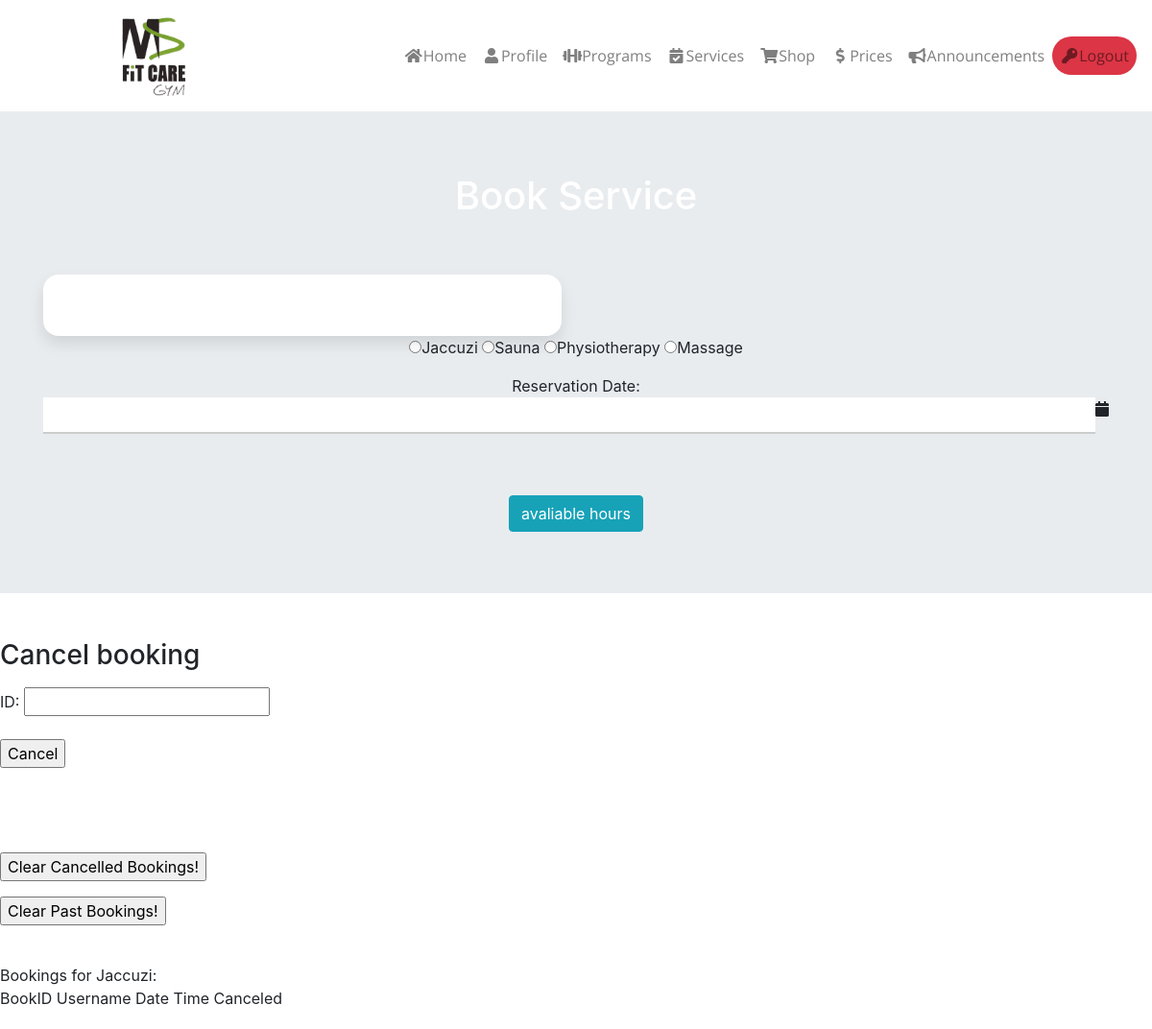
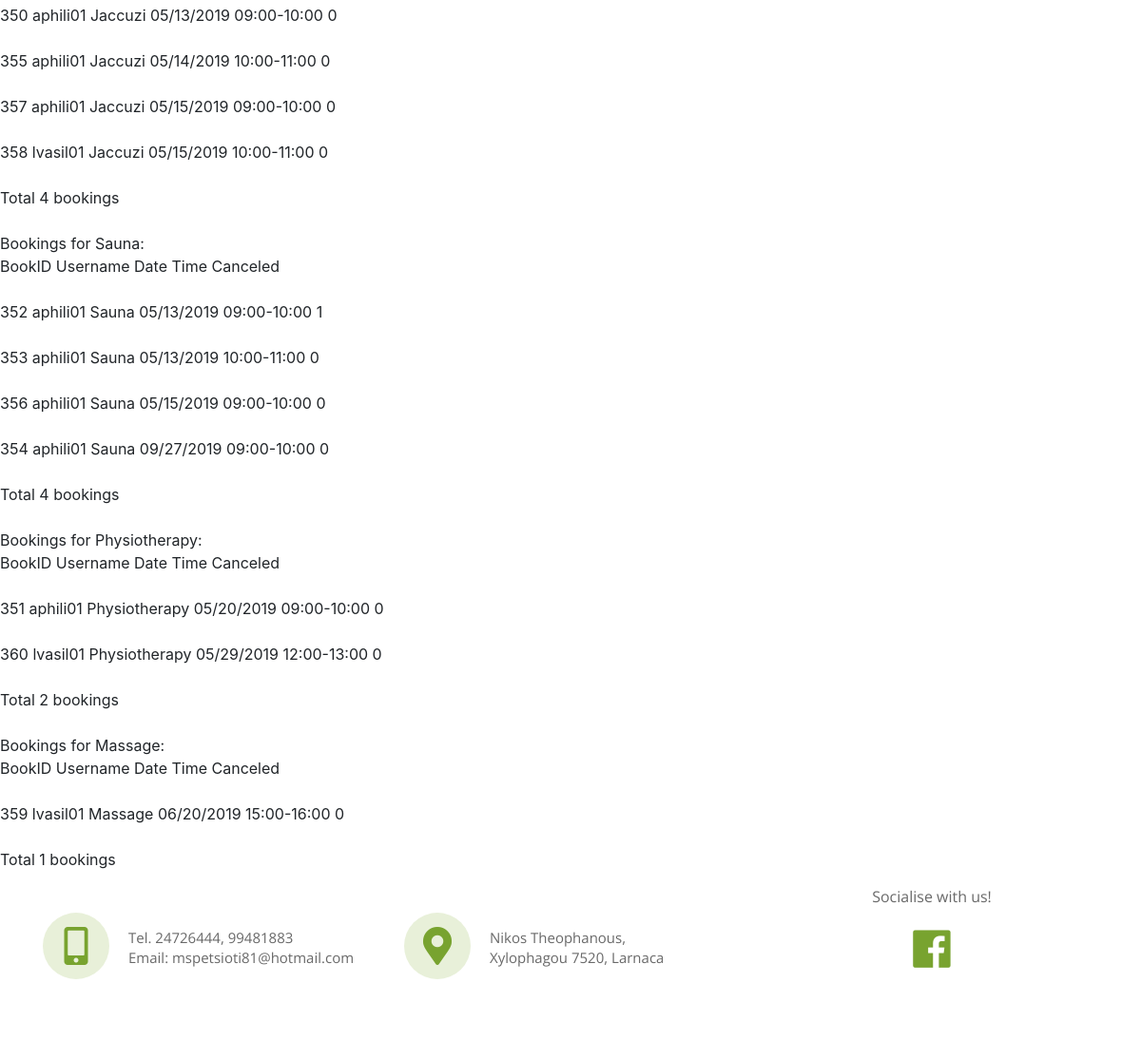
The app's page /registration/index-old.php (signed in) with its own data (2 pictures, top to bottom).
### tables this page shows
CREATE TABLE IF NOT EXISTS `services` (
  `service_id` int(10) NOT NULL AUTO_INCREMENT,
  `title` text NOT NULL,
  `description` text NOT NULL,
  `capacity` int(11) NOT NULL,
  `image` varchar(50) NOT NULL,
  PRIMARY KEY (`service_id`)
);

CREATE TABLE IF NOT EXISTS `book` (
  `id` int(11) unsigned NOT NULL AUTO_INCREMENT,
  `username` varchar(50) NOT NULL,
  `service` varchar(20) NOT NULL,
  `day` int(11) DEFAULT NULL,
  `time` varchar(50) DEFAULT NULL,
  `canceled` int(1) DEFAULT NULL,
  PRIMARY KEY (`id`)
);

### booking/config.php (called while the page is built, shortened)
<?php
	$booktb = "book";
    $servicestb= "services";
?>

### registration/index-old.php (the view, shortened to what this page needs)
<!DOCTYPE html>
<html lang="en">
<head>
  <link rel="stylesheet" href="https://maxcdn.bootstrapcdn.com/bootstrap/4.2.1/css/bootstrap.min.css">
  <link rel="stylesheet" href="https://use.fontawesome.com/releases/v5.6.3/css/all.css">
  <link rel="stylesheet" href="../css/style.css">
     <link rel="stylesheet" href="//code.jquery.com/ui/1.12.1/themes/base/jquery-ui.css">
</head>
<body>
    <?php
    include 'config.php';
	$conn = mysqli_connect($servername, $username, $password,  $dbname);
   ?>
    <?php if (!($_SERVER['HTTP_X_REQUESTED_WITH'] == "com.example.gym")) { ?>
<nav class="navbar navbar-expand-lg navbar-light bg-custom">
  <div class="collapse navbar-collapse" id="navbarSupportedContent">
      <a class="navbar-brand ml-auto mx-auto" href="#">
          <img src="../img/logo-test.png" alt="" width="70" height="90">
        </a>
     <ul class="navbar-nav navbar-light bg-light ml-auto">
      <li class="nav-item">
        <a class="nav-link" href="../index.php"><i class="fas fa-home fa-fw"> </i>Home </a>
      </li>
      <li class="nav-item">
          <a class="nav-link" href="../profile/profile.php"> <i class="fas fa-user fa-fw"></i>Profile</a>
      </li>
     <li class="nav-item">
        <a class="nav-link" href="../programs.html"><i class="fas fa-dumbbell fa-fw"></i>Programs</a>
      </li>
          <li class="nav-item">
        <a class="nav-link" href="../services/services.php"><i class="fas fa-calendar-check fa-fw"></i>Services</a>
      </li>
         <li class="nav-item">
        <a class="nav-link" href="../shop/shop.php"><i class="fas fa-shopping-cart fa-fw"></i>Shop</a>
      </li>
         <li class="nav-item">
        <a class="nav-link" href="../prices/prices.php"><i class="fas fa-dollar-sign fa-fw"></i>Prices</a>
      </li>
         <li class="nav-item">
        <a class="nav-link" href="../announcements/announcement.php"><i class="fas fa-bullhorn fa-fw"></i>Announcements</a>
      </li>
          <li class="nav-item">
             <?php if(!isset($_SESSION['customer_id'])){ ?>
        <a class="nav-link" href="registration/login.php"><i class="fas fa-key fa-fw"></i>Login</a>
            <?php } else { ?>
        <a class="nav-link btn-danger round" id="logout" href="registration/logout.php"><i class="fas fa-key fa-fw"></i>Logout</a>
             <?php } ?>
      </li>
    </ul>
  </div>
</nav>
<?php } ?>
   <div class="jumbotron book-cover jumbotron-fluid" id="top-jumpo">
       <div class="container text-center">
		<form action="index-old.php" method="post">
             <h1 class="text-center welcome">Book Service</h1>
      <div class="row main-content">
    <div class="col-sm-9 col-md-8 col-lg-6">
        <div class="card card-signin">
        <div class="card-body">
            </div>
        </div>
          </div>
            </div>
			 <?php
                $sqls = "SELECT * FROM $servicestb ";
                       $ress = mysqli_query($conn, $sqls);
                ?>
                   <p>
                    <?php
                while (  $rows = mysqli_fetch_assoc($ress) ) {
                       ?>
                        <input name="service" type="radio" value="<?php echo $rows['title']?>" /><?php echo $rows['title'];
                    }
                ?></p>
             Reservation Date:
				 <div class="form-group">
                <div class='input-group date' id='datetimepicker1'>
                    <input type='text' id="from" class="form-control" name="day" />
                    <span class="input-group-addon">
                        <span class="fa fa-calendar"></span>
                    </span>
                </div>
            </div>
                   <br>
            <br>
            <input name="avalable" type="submit" value="avaliable hours" class="btn btn-info"/>
				</form>
          </div>
            </div>
           <br>
    <br>
		<h3>Cancel booking</h3>
		<form action="index-old.php" method="post">
			ID: <input name="id" required="" type="text" /><br />
			<br>
			<p><input name="cancel" type="submit" value="Cancel" /></p>
		</form>
    <br>
    <br>
<?php
include 'config.php';
$role=$_SESSION['role'];
    echo "<br>";
if (($role=="Admin")||($role=="physiotherapist")||($role=="MassageTherapist")){
    ?>
    <form action="index-old.php">
          <p><input name="delete" type="submit" value="Clear Cancelled Bookings!" /></p>
		</form>
    <form action="index-old.php">
          <p><input name="past" type="submit" value="Clear Past Bookings!" /></p>
		</form>
<?php
if ($role=="physiotherapist")  {
    $sql9 = "SELECT COUNT(*) from $booktb WHERE service='Physiotherapy'and canceled=0 ";
         $use = mysqli_query($conn, $sql9);
         $row9 = mysqli_fetch_array($use);
        $userows=$row9[0];
    $sql10 = "SELECT * FROM $booktb WHERE service='Physiotherapy' and canceled=0 Order by day";
			$result10 = mysqli_query($conn, $sql10);
    $c=0;
    if ($userows > 0) {
        echo "<br>";
        echo "Bookings of Physiotherapy: ";
        echo "<br>";
         echo "\tBookID\tUsername\tService\tDate\tTime\t";
         echo "<br>";
        while ($row10 = mysqli_fetch_assoc($result10)) {
            echo "<br>";
           echo $row10["id"]."\t".$row10["service"]."\t";
           echo date('m/d/Y',$row10["day"]);
              echo "\t".$row10["time"];
            echo "<br>";
            $c++;
        }
        echo "<br>";
        echo "Total ".$c." bookings";
    } else {
        echo "<h3>No Bookings of Physiotherapy</h3>";
        }
    echo "<br>";
}else if ($role=="Admin"){
    ?>
 <?php
                $sqls = "SELECT * FROM $servicestb ";
                       $serv = mysqli_query($conn, $sqls);
                while (  $rowser = mysqli_fetch_assoc($serv) ) {
                      $servicet= $rowser['title'];
                        $sql9 = "SELECT COUNT(*) from $booktb WHERE service='$servicet' ";
                        $use = mysqli_query($conn, $sql9);
                        $row9 = mysqli_fetch_array($use);
                        $userows=$row9[0];
                        $sql10 = "SELECT * FROM $booktb WHERE service='$servicet' Order by day";
                        $result10 = mysqli_query($conn, $sql10);
                        $c=0;
                        if ($userows > 0) {
                                echo "<br>";
                                echo "Bookings for ".$servicet.":";
                                echo "<br>";
                                echo "\tBookID\tUsername\tDate\tTime\tCanceled";
                                echo "<br>";
                                while ($row10 = mysqli_fetch_assoc($result10)) {
                                    echo "<br>";
                                    echo $row10["id"]."\t".$row10["username"]."\t".$row10["service"]."\t";
                                    echo date('m/d/Y',$row10["day"]);
                                    echo "\t".$row10["time"]."\t".$row10["canceled"];
                                    echo "<br>";
                                    $c++;
                                }
                                echo "<br>";
                                echo "Total ".$c." bookings";
                                } else {
                            echo "<h3>No Bookings of ".$servicet."</h3>";
                        }
                    echo "<br>";
                }
  }
}
?>
    <footer class="page-footer top-menu color-footer">
      <div class="container">
							<div class="row">
								<div class="col-md-4">
                                 <div class="top-margin">
									<div class="icon"> <i class="fas fa-mobile-alt"></i></div>
                                    <div class="loc">
										<p> Tel. 24726444, 99481883 <br>Email: mspetsioti81@hotmail.com</p>
									</div>
                                    </div>
								</div>
								<div class="col-md-4 ">
                                     <div class="top-margin">
                                   <div class="icon"> <i class="fas fa-map-marker-alt"></i></div>
                                    <div class="loc">
										<p> Nikos Theophanous,<br> Xylophagou 7520, Larnaca</p>
									</div>
                                        </div>
								</div>
								<div class="col-md-4">
                                    <div class="top-margin-cstm text-center">
                                   <p> Socialise with us!</p>
                                       <a href="http://facebook.com">    <i class="fab fa-facebook"></i>        </a>
                                    </div>
								</div>
							</div>
				</div>
  </footer>
</body>
</html>

### css/style.css (style rules this page uses)
body { overflow-x: hidden; }
.nav-item a { font-family: 'Open Sans', sans-serif; }
.bg-custom { background-color: white; }
.nav-item { background-color: white; }
.main-content { color: white; font-size: 1.2rem; font-family: 'Open Sans', sans-serif; }
.welcome { color: white; padding-bottom: 50px; }
.round { border-radius: 28px; border: none; }
.form-control { border-radius: 0; border-color: #ccc; border-width: 0 0 2px 0; border-style: none none solid none; box-shadow: none; }
.color-footer { background-color: #16425B; }
.color-footer p { color: aliceblue; }
.icon { display: table-cell; vertical-align: middle; }
i.fas.fa-mobile-alt { position: relative; width: 70px; bottom: 10px; padding: 15px; border-radius: 50%; background-color: #e8f0d9; color: #78a32f; font-size:40px; float:left; display:block; text-align:center; }
i.fas.fa-map-marker-alt { position: relative; width: 70px; bottom: 10px; padding: 15px; border-radius: 50%; background-color: #e8f0d9; color: #78a32f; font-size:40px; float:left; display:block; text-align:center; }
.top-margin { margin-top: 40px; margin-bottom: 40px; }
.top-margin-cstm { margin-top:15px; }
i.fab.fa-facebook { position: relative; width: 70px; bottom: 10px; padding: 15px; border-radius: 50%; font-size:45px; color: #78a32f; text-align:center; }
.loc { padding: 20px; color: dimgray; display: table-cell; vertical-align: top; font-style:'Open Sans', sans-serif; font-size:15px; line-height:1.43em; }
#top-jumpo { margin-bottom: 0; }
.color-footer { background-color: white; }
.page-footer { height: 100%; font-family: 'Open Sans', sans-serif; }
.page-footer p { color: dimgray; }
.card-signin { border: 0; border-radius: 1rem; box-shadow: 0 0.5rem 1rem 0 rgba(0, 0, 0, 0.1); }
.card-signin .card-body { padding: 2rem; }

### records on screen
services: title "Jaccuzi", c "4"
services: title "Sauna", c "4"
services: title "Physiotherapy", c "2"
services: title "Massage", c "1"
book: id "350", username "aphili01", service "Jaccuzi", day "05/13/2019", time "09:00-10:00", canceled "0"
book: id "355", username "aphili01", service "Jaccuzi", day "05/14/2019", time "10:00-11:00", canceled "0"
book: id "357", username "aphili01", service "Jaccuzi", day "05/15/2019", time "09:00-10:00", canceled "0"
book: id "358", username "lvasil01", service "Jaccuzi", day "05/15/2019", time "10:00-11:00", canceled "0"
book: id "352", username "aphili01", service "Sauna", day "05/13/2019", time "09:00-10:00", canceled "1"
book: id "353", username "aphili01", service "Sauna", day "05/13/2019", time "10:00-11:00", canceled "0"
book: id "356", username "aphili01", service "Sauna", day "05/15/2019", time "09:00-10:00", canceled "0"
book: id "354", username "aphili01", service "Sauna", day "09/27/2019", time "09:00-10:00", canceled "0"
book: id "351", username "aphili01", service "Physiotherapy", day "05/20/2019", time "09:00-10:00", canceled "0"
book: id "360", username "lvasil01", service "Physiotherapy", day "05/29/2019", time "12:00-13:00", canceled "0"
book: id "359", username "lvasil01", service "Massage", day "06/20/2019", time "15:00-16:00", canceled "0"
